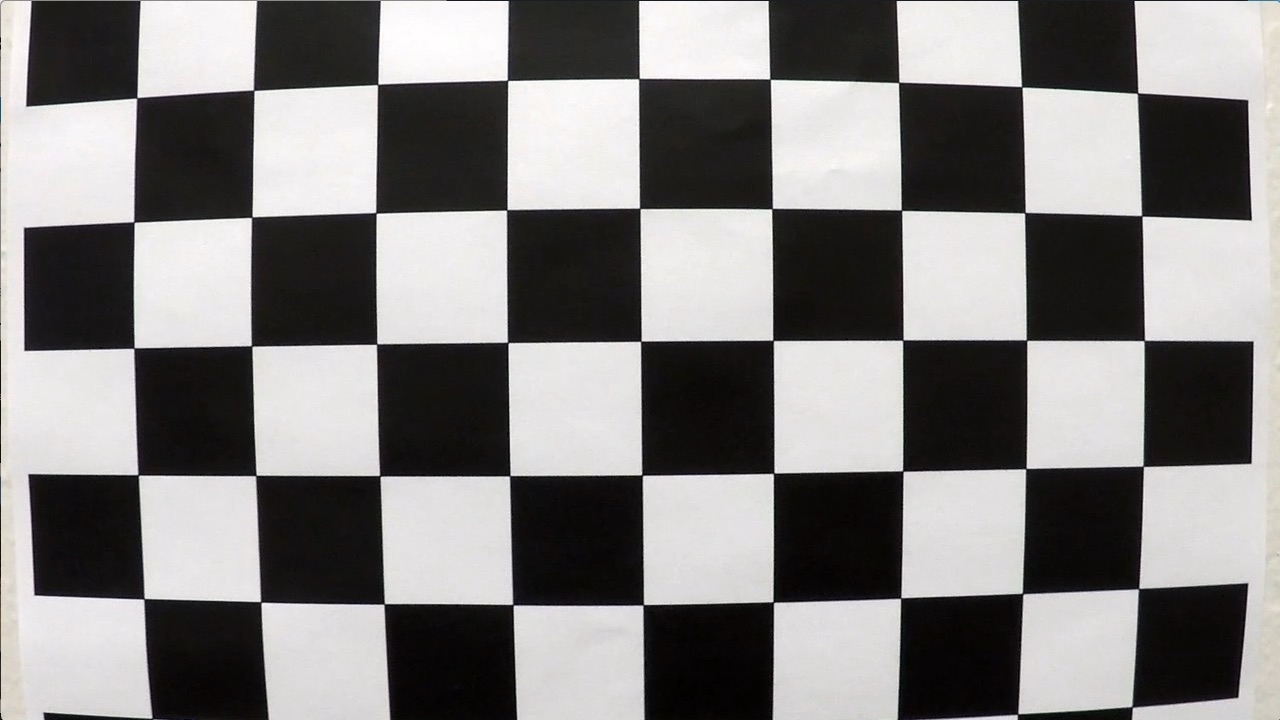
#> input picture media/camera_cal/calibration1.jpg, 1280 x 720 px, given in place of test6.jpg, which was not available
$ python alf_pipe.py   (older library calls are emulated)
#> lines starting #> are read from the running program, lines starting #| are printed output that depends on the picture; after the words box and inside, x2 and y2 are one past the last pixel; in counts of white or black regions, pixels touching at a corner belong together; pictures that were not available may be replaced by others from this repository, and a replacement may not be noted
### classes/Pipe.py
## Udacity - Self-driving Car Engineer Nanodegree
## Period: Term 1
## Class: December 2018
## Project: Advanced Lane Finding
## Author: Sérgio Mafra
## Email: sergio@mafra.io
## GitHub: github.com/sergiomafra/udacity-sdce-advanced-lane-finding

## IMPORTS
import cv2
import matplotlib.image as mpimg
import numpy as np
# from moviepy.editor import VideoFileClip
# from IPython.display import HTML


class Pipe:

    def __init__(self, pipe_consts, pers_consts, mtx, dist):
        self.pers_consts = pers_consts
        self.pipe_consts = pipe_consts
        self.mtx = mtx
        self.dist = dist

    def _absSobelThresh(self, image, orientation, thresh):
        gray = cv2.cvtColor(image, cv2.COLOR_RGB2GRAY)

        if orientation == 'x':
            sobel = cv2.Sobel(gray, cv2.CV_64F, 1, 0)
        elif orientation == 'y':
            sobel = cv2.Sobel(gray, cv2.CV_64F, 0, 1)

        abs_sobel = np.absolute(sobel)

        scaled_sobel = np.uint8(255*abs_sobel/np.max(abs_sobel))

        sbinary = np.zeros_like(scaled_sobel)
        sbinary[(scaled_sobel >= thresh[0]) & (scaled_sobel <= thresh[1])] = 1

        return sbinary

    def _magThresh(self, image, mag_thresh):

        gray = cv2.cvtColor(image, cv2.COLOR_RGB2GRAY)

        sobelx = cv2.Sobel(gray, cv2.CV_64F, 1, 0)
        sobely = cv2.Sobel(gray, cv2.CV_64F, 0, 1)

        abs_sobelxy = (sobelx**2 + sobely**2)**(1/2)

        scaled_sobel = np.uint8(abs_sobelxy*255/np.max(abs_sobelxy))

        mbinary = np.zeros_like(scaled_sobel)
        mbinary[(scaled_sobel >= mag_thresh[0]) & \
                (scaled_sobel <= mag_thresh[1])]  \
                = 1

        return mbinary

    def _dirThresh(self, image, sobel_kernel, thresh):

        gray = cv2.cvtColor(image, cv2.COLOR_RGB2GRAY)

        sobelx = cv2.Sobel(gray, cv2.CV_64F, 1, 0, ksize=sobel_kernel)
        sobely = cv2.Sobel(gray, cv2.CV_64F, 0, 1, ksize=sobel_kernel)

        abs_sobelx = np.absolute(sobelx)
        abs_sobely = np.absolute(sobely)

        grad_dir = np.arctan2(abs_sobely, abs_sobelx)

        dbinary = np.zeros_like(grad_dir)
        dbinary[(grad_dir >= thresh[0]) & (grad_dir <= thresh[1])] = 1

        return dbinary

    def _hlsChannel(self, image, channel, threshold=(75,240)):

        channel = channel.lower()

        hls = cv2.cvtColor(image, cv2.COLOR_RGB2HLS)

        if channel == 'h':
            channel = hls[:,:,0]
        elif channel == 'l':
            channel = hls[:,:,1]
        else:
            channel = hls[:,:,2]

        hlsbinary = np.zeros_like(channel)
        hlsbinary[(channel > threshold[0]) & (channel <= threshold[1])] = 1

        return hlsbinary

    def applyThreshold(self, image, filter_type, threshold, orientation='x',
        channel='s', ksize=3):

        if filter_type == 'abs_sobel':
            return self._absSobelThresh(image, orientation, threshold)
        elif filter_type == 'mag':
            return self._magThresh(image, threshold)
        elif filter_type == 'dir':
            return self._dirThresh(image, ksize, threshold)
        elif filter_type == 'hls':
            return self._hlsChannel(image, channel, threshold)

        return 'Something went wrong with filter type: {}'.format(filter_type)

    def _find_lane_pixels(self, binary_warped):
        # Take a histogram of the bottom half of the image
        histogram = np.sum(binary_warped[binary_warped.shape[0]//2:,:], axis=0)
        # Create an output image to draw on and visualize the result
        out_img = np.dstack((binary_warped, binary_warped, binary_warped))
        # Find the peak of the left and right halves of the histogram
        # These will be the starting point for the left and right lines
        midpoint = np.int(histogram.shape[0]//2)
        leftx_base = np.argmax(histogram[:midpoint])
        rightx_base = np.argmax(histogram[midpoint:]) + midpoint

        # HYPERPARAMETERS
        # Choose the number of sliding windows
        nwindows = 13
        # Set the width of the windows +/- margin
        margin = 100
        # Set minimum number of pixels found to recenter window
        minpix = 50

        # Set height of windows - based on nwindows above and image shape
        window_height = np.int(binary_warped.shape[0]//nwindows)
        # Identify the x and y positions of all nonzero pixels in the image
        nonzero = binary_warped.nonzero()
        nonzeroy = np.array(nonzero[0])
        nonzerox = np.array(nonzero[1])
        # Current positions to be updated later for each window in nwindows
        leftx_current = leftx_base
        rightx_current = rightx_base

        # Create empty lists to receive left and right lane pixel indices
        left_lane_inds = []
        right_lane_inds = []

        # Step through the windows one by one
        for window in range(nwindows):
            # Identify window boundaries in x and y (and right and left)
            win_y_low = binary_warped.shape[0] - (window+1)*window_height
            win_y_high = binary_warped.shape[0] - window*window_height
            win_xleft_low = leftx_current - margin
            win_xleft_high = leftx_current + margin
            win_xright_low = rightx_current - margin
            win_xright_high = rightx_current + margin

            # Draw the windows on the visualization image
            # cv2.rectangle(
            #     out_img,
            #     (win_xleft_low,win_y_low),
            #     (win_xleft_high,win_y_high),
            #     (0,255,0),
            #     2
            # )
            # cv2.rectangle(
            #     out_img,
            #     (win_xright_low,win_y_low),
            #     (win_xright_high,win_y_high),
            #     (0,255,0),
            #     2
            # )

            # Identify the nonzero pixels in x and y within the window #
            good_left_inds = (
                (nonzeroy >= win_y_low) &
                (nonzeroy < win_y_high) &
                (nonzerox >= win_xleft_low) &
                (nonzerox < win_xleft_high)
            ).nonzero()[0]
            good_right_inds = (
                (nonzeroy >= win_y_low) &
                (nonzeroy < win_y_high) &
                (nonzerox >= win_xright_low) &
                (nonzerox < win_xright_high)
            ).nonzero()[0]

            # Append these indices to the lists
            left_lane_inds.append(good_left_inds)
            right_lane_inds.append(good_right_inds)

            # If you found > minpix pixels, recenter next window on
            # their mean position
            if len(good_left_inds) > minpix:
                leftx_current = np.int(np.mean(nonzerox[good_left_inds]))
            if len(good_right_inds) > minpix:
                rightx_current = np.int(np.mean(nonzerox[good_right_inds]))

        # Concatenate the arrays of indices (previously was a list of
        # lists of pixels)
        try:
            left_lane_inds = np.concatenate(left_lane_inds)
            right_lane_inds = np.concatenate(right_lane_inds)
        except ValueError:
            # Avoids an error if the above is not implemented fully
            pass

        # Extract left and right line pixel positions
        leftx = nonzerox[left_lane_inds]
        lefty = nonzeroy[left_lane_inds]
        rightx = nonzerox[right_lane_inds]
        righty = nonzeroy[right_lane_inds]

        return leftx, lefty, rightx, righty, out_img

    def fit_polynomial(self, binary_warped):
        # Find our lane pixels first
        leftx, lefty, rightx, righty, out_img = \
            self._find_lane_pixels(binary_warped)

        # Fit a second order polynomial to each using `np.polyfit`
        left_fit = np.polyfit(lefty, leftx, 2)
        right_fit = np.polyfit(righty, rightx, 2)

        # Generate x and y values for plotting
        ploty = np.linspace(0, binary_warped.shape[0]-1, binary_warped.shape[0])
        try:
            left_fitx = left_fit[0]*ploty**2 + left_fit[1]*ploty + left_fit[2]
            right_fitx = right_fit[0]*ploty**2 + right_fit[1]*ploty + \
                right_fit[2]
        except TypeError:
            # Avoids an error if `left` and `right_fit` are still
            # none or incorrect
            print('The function failed to fit a line!')
            left_fitx = 1*ploty**2 + 1*ploty
            right_fitx = 1*ploty**2 + 1*ploty

        ## Visualization ##
        # Colors in the left and right lane regions
        out_img[lefty, leftx] = [255, 0, 0]
        out_img[righty, rightx] = [0, 0, 255]

        # Plots the left and right polynomials on the lane lines
        # plt.plot(left_fitx, ploty, color='yellow')
        # plt.plot(right_fitx, ploty, color='yellow')

        return out_img

    def run(self):
        ## SINGLE IMAGE PIPE

        ## STEP 1: Undistort Image Applying MTX and DIST
        img = mpimg.imread('media/test_images/test6.jpg')
        undistorted = cv2.undistort(img, self.mtx, self.dist, None, self.mtx)

        ## STEP 2: Apply Threshold to an Image to Identify the Lane Lines
        ## The best combination that I found was between
        ## MAG, GRADX, GRADY, Channel S from HLS. All summed.
        gradx = self.applyThreshold(
                undistorted,
                'abs_sobel',
                self.pipe_consts['THRESHOLD']['ABS_SOBEL_X'],
                orientation = 'x')
        grady = self.applyThreshold(
                undistorted,
                'abs_sobel',
                self.pipe_consts['THRESHOLD']['ABS_SOBEL_Y'],
                orientation = 'y')
        mag_bin = self.applyThreshold(
                undistorted,
                'mag',
                self.pipe_consts['THRESHOLD']['MAG'])
        dir_bin = self.applyThreshold(
                undistorted,
                'dir',
                self.pipe_consts['THRESHOLD']['DIR'],
                ksize = 9)
        # hls_ch = self.applyThreshold(
        #         undistorted,
        #         'hls',
        #         self.pipe_consts['THRESHOLD']['CH'],
        #         channel = 'h')
        # hls_cl = self.applyThreshold(
        #         undistorted,
        #         'hls',
        #         self.pipe_consts['THRESHOLD']['CL'],
        #         channel = 'l')
        hls_cs = self.applyThreshold(
                undistorted,
                'hls',
                self.pipe_consts['THRESHOLD']['CS'],
                channel = 's')

        ## Uncomment to save images locally and see progress
        # mpimg.imsave('gradx.jpg', gradx, cmap='gray')
        # mpimg.imsave('grady.jpg', grady, cmap='gray')
        # mpimg.imsave('mag_bin.jpg', mag_bin, cmap='gray')
        # mpimg.imsave('hls_cs.jpg', hls_cs, cmap='gray')

        ## Combination formula
        ## Between With and Without dir_bin, leave JUST ONE UNCOMMENTED
        combined = np.zeros_like(undistorted[:,:,0])

        ## Without dir_bin
        combined[
            ((gradx == 1) & ((grady == 1) | (mag_bin == 1))) | (hls_cs == 1)
        ] = 1

        ## With dir_bin
        # combined[
        #     (((gradx == 1) & ((grady == 1) | (mag_bin == 1))) | (hls_cs == 1)) &
        #     (dir_bin == 1)
        # ]

        ## Uncomment to save combined locally
        # mpimg.imsave('combined.jpg', combined, cmap='gray')

        ## STEP 3: Perspective Transform to a Bird View
        M = cv2.getPerspectiveTransform( # Perspective Matrix
            self.pers_consts['SRC_POINTS'],
            self.pers_consts['DST_POINTS']
        )
        birdview = cv2.warpPerspective(
            combined,
            M,
            (combined.shape[1], combined.shape[0]),
            flags=cv2.INTER_LINEAR
        )

        ## STEP 4: Apply Sliding Windows to Find Lane Lines and
        ## Fit a Polynomial
        out_img = self.fit_polynomial(birdview)

        ## Uncomment to save the out_img
        # mpimg.imsave('out_img.jpg', out_img)

### alf_pipe.py
## Udacity - Self-driving Car Engineer Nanodegree
## Period: Term 1
## Class: December 2018
## Project: Advanced Lane Finding
## Author: Sérgio Mafra
## Email: sergio@mafra.io
## GitHub: github.com/sergiomafra/udacity-sdce-advanced-lane-finding

#IMPORTS
import json
import numpy as np
import os
from classes.CalibrateCamera import CalibrateCamera
from classes.Constants import Constants
from classes.Pipe import Pipe


consts = Constants()

## CALIBRATE CAMERA
cc_file_path = 'state/camcal.json'

if os.path.isfile(cc_file_path):
    with open(cc_file_path, 'r') as cc_file:
#> (reads state/camcal.json from the repository)
        cc_data = json.load(cc_file, )
else:
    camcal = CalibrateCamera(consts.CAMCAL)
    mtx, dist = camcal.calcCalibrationMatrix()

    ## Saving mtx and dist to a .json
    cc_data = {}
    cc_data['mtx'] = mtx.tolist()
    cc_data['dist'] = dist.tolist()

    with open(cc_file_path, 'w') as cc_file:
        cc_file.write(json.dumps(
            cc_data,
            ensure_ascii=False,
            sort_keys=True,
            indent=4)
        )

## PIPE
pipe = Pipe(
    consts.PIPE,
    consts.PERSPECTIVE,
    np.array(cc_data['mtx']),
    np.array(cc_data['dist'])
)
pipe.run()
#> in run, img is the input picture: shape (720, 1280, 3); mean R, G, B 130.1, 128.4, 127.8
#> in applyThreshold, `return self._absSobelThresh(image, orientation, threshold)`: returned value: shape (720, 1280); values 0 (black) and 1 (white), 0.78% white in thin lines or dots, all inside (x1, y1, x2, y2) = (83, 0, 1176, 720)
#> in applyThreshold (call 2), `return self._absSobelThresh(image, orientation, threshold)`: returned value: shape (720, 1280); values 0 (black) and 1 (white), 1.1% white in thin lines or dots, all inside (x1, y1, x2, y2) = (0, 69, 1280, 621)
#> in applyThreshold (call 3), `return self._magThresh(image, threshold)`: returned value: shape (720, 1280); values 0 (black) and 1 (white), 2.8% white in thin lines or dots
#> call 4 of applyThreshold, with filter_type = 'dir', threshold = (0.5, 1.3), orientation = 'x', channel = 's', ksize = 9
#> in _dirThresh, `sobely = cv2.Sobel(gray, cv2.CV_64F, 0, 1, ksize=sobel_kernel)`:
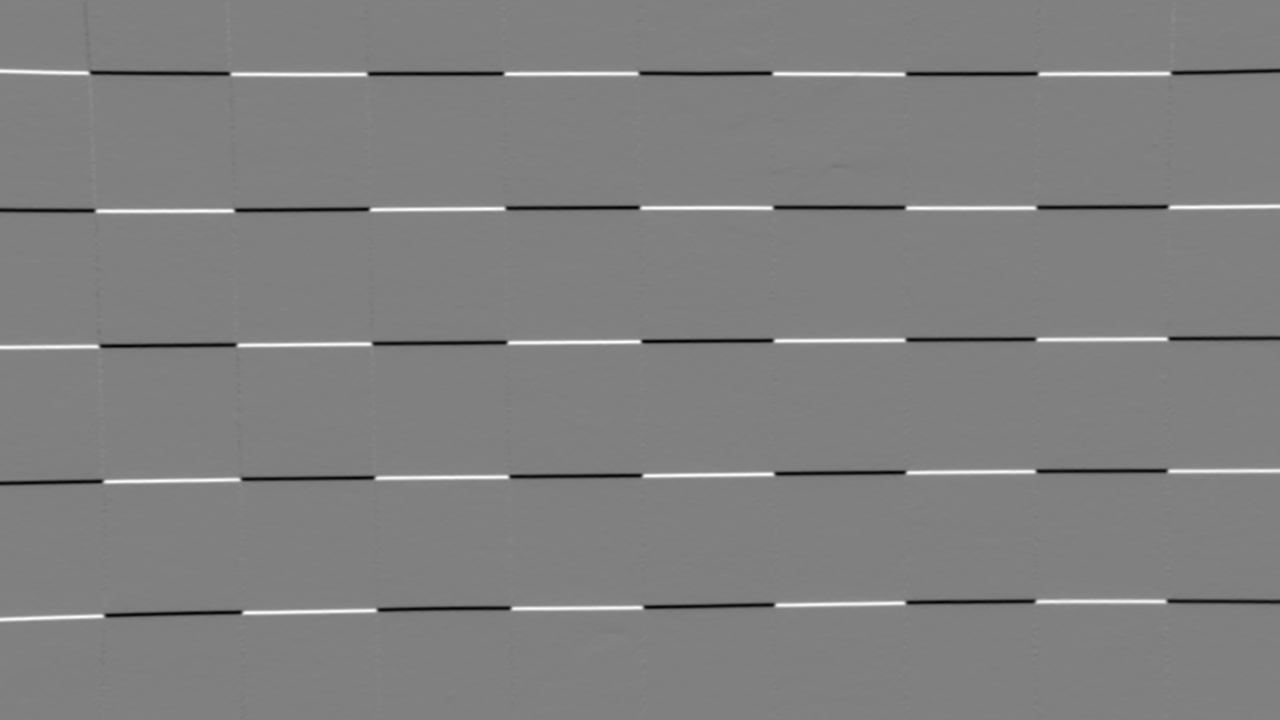
#> sobely: shape (720, 1280) float64; min -1881648, max 1849660, mean -1322.5; drawn with min black and max white
#> in _dirThresh, `grad_dir = np.arctan2(abs_sobely, abs_sobelx)`:
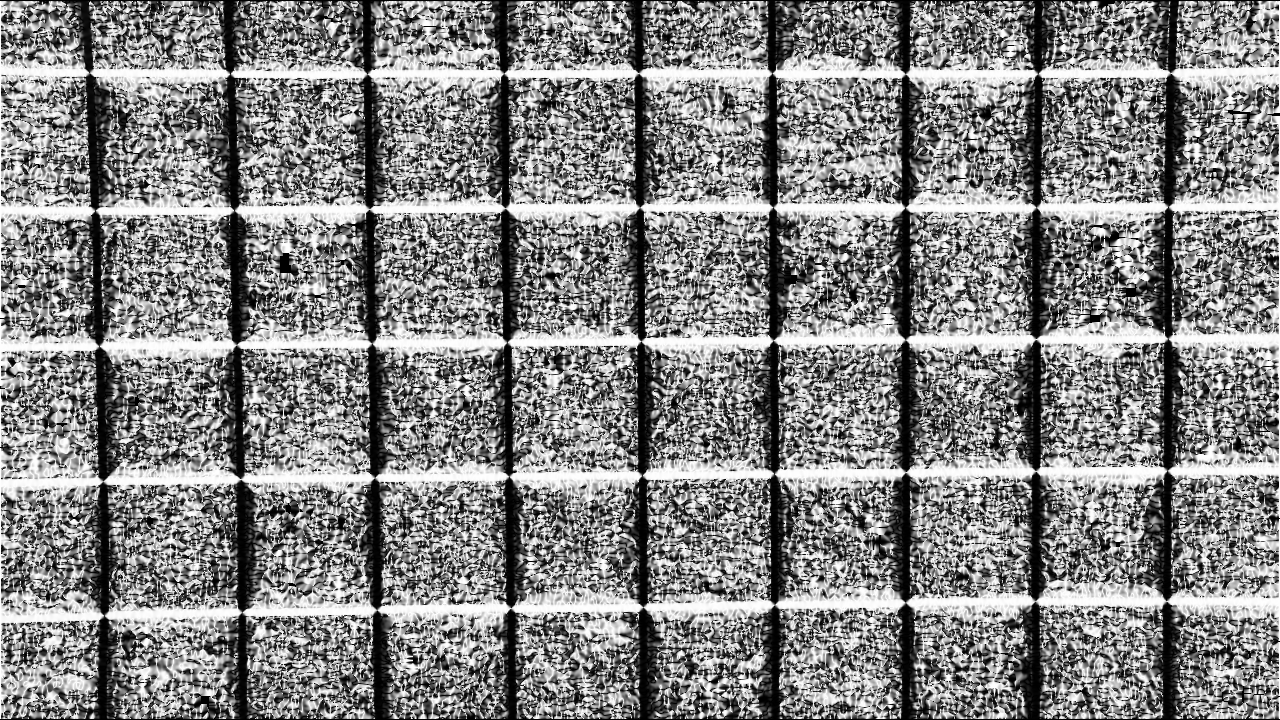
#> grad_dir: shape (720, 1280) float64; min 0, max 1.57, mean 0.823; drawn with min black and max white
#> in applyThreshold (call 4), `return self._dirThresh(image, ksize, threshold)`:
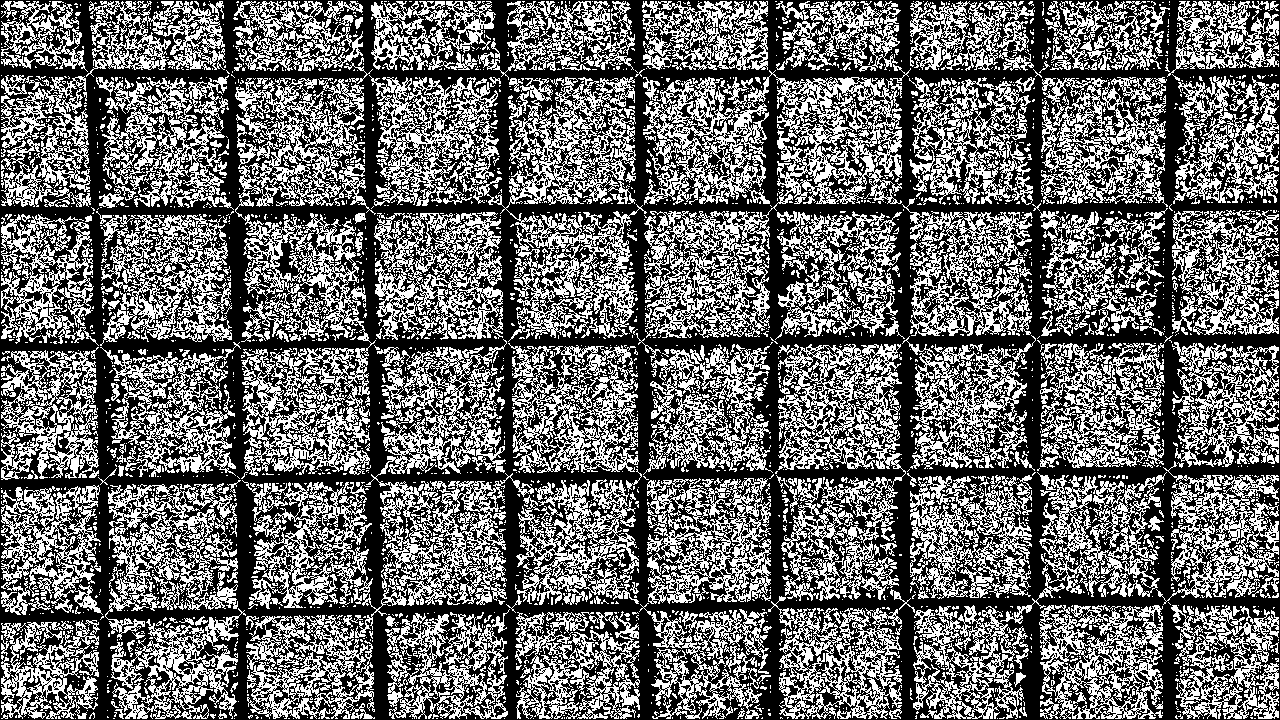
#> returned value: shape (720, 1280) float64; values 0 (black) and 1 (white), 41.9% white in thin lines or dots
#> in _hlsChannel, `hls = cv2.cvtColor(image, cv2.COLOR_RGB2HLS)`: hls: shape (720, 1280, 3); mean of channels 0, 1, 2 79.8, 124.2, 21.1
#> in applyThreshold (call 5), `return self._hlsChannel(image, channel, threshold)`:
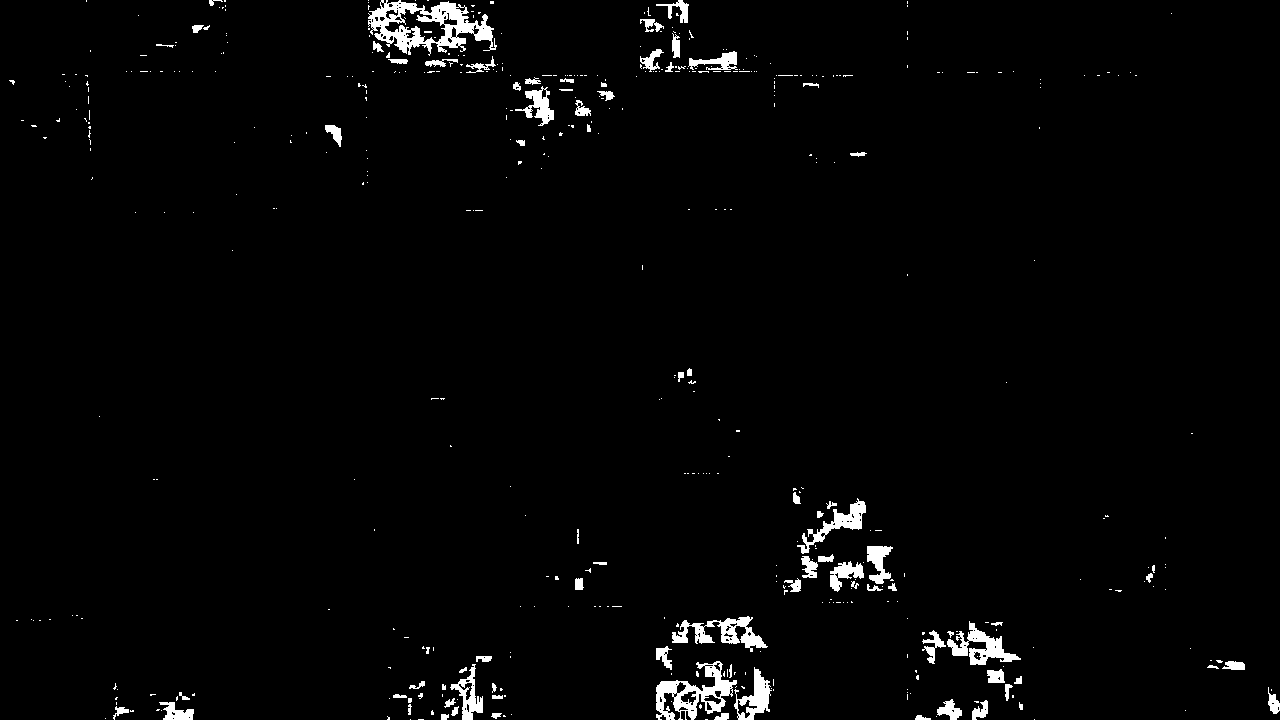
#> returned value: shape (720, 1280); values 0 (black) and 1 (white), 2.1% white; 483 white regions (400 under 20 px), largest, box (x1, y1, x2, y2) and area: (368, 0, 497, 56) 3111, (656, 661, 737, 720) 1883, (672, 616, 768, 652) 1287
